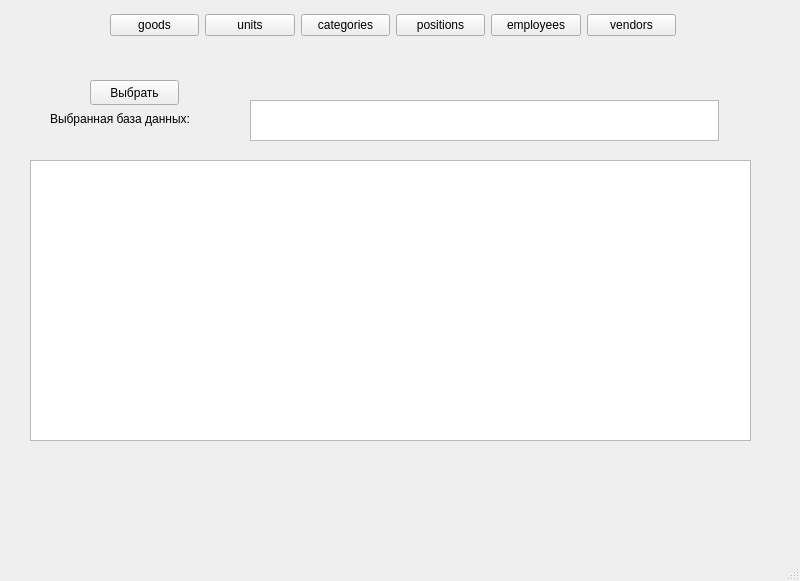
<?xml version="1.0" encoding="UTF-8"?>
<ui version="4.0">
 <class>MainWindow</class>
 <widget class="QMainWindow" name="MainWindow">
  <property name="geometry">
   <rect>
    <x>0</x>
    <y>0</y>
    <width>800</width>
    <height>581</height>
   </rect>
  </property>
  <property name="windowTitle">
   <string>MainWindow</string>
  </property>
  <widget class="QWidget" name="centralwidget">
   <widget class="QWidget" name="horizontalLayoutWidget">
    <property name="geometry">
     <rect>
      <x>30</x>
      <y>160</y>
      <width>721</width>
      <height>281</height>
     </rect>
    </property>
    <layout class="QHBoxLayout" name="horizontalLayout">
     <item>
      <widget class="QTableView" name="tableView"/>
     </item>
    </layout>
   </widget>
   <widget class="QTextEdit" name="textEdit">
    <property name="geometry">
     <rect>
      <x>250</x>
      <y>100</y>
      <width>469</width>
      <height>41</height>
     </rect>
    </property>
    <property name="readOnly">
     <bool>true</bool>
    </property>
   </widget>
   <widget class="QLabel" name="label">
    <property name="geometry">
     <rect>
      <x>50</x>
      <y>110</y>
      <width>181</width>
      <height>17</height>
     </rect>
    </property>
    <property name="text">
     <string>Выбранная база данных:</string>
    </property>
   </widget>
   <widget class="QPushButton" name="pushButton">
    <property name="geometry">
     <rect>
      <x>90</x>
      <y>80</y>
      <width>89</width>
      <height>25</height>
     </rect>
    </property>
    <property name="text">
     <string>Выбрать</string>
    </property>
   </widget>
   <widget class="QWidget" name="horizontalLayoutWidget_2">
    <property name="geometry">
     <rect>
      <x>110</x>
      <y>10</y>
      <width>566</width>
      <height>31</height>
     </rect>
    </property>
    <layout class="QHBoxLayout" name="horizontalLayout_2">
     <item>
      <widget class="QPushButton" name="pushButton_5">
       <property name="text">
        <string>goods</string>
       </property>
      </widget>
     </item>
     <item>
      <widget class="QPushButton" name="pushButton_4">
       <property name="text">
        <string>units</string>
       </property>
      </widget>
     </item>
     <item>
      <widget class="QPushButton" name="pushButton_3">
       <property name="text">
        <string>categories</string>
       </property>
      </widget>
     </item>
     <item>
      <widget class="QPushButton" name="pushButton_2">
       <property name="text">
        <string>positions</string>
       </property>
      </widget>
     </item>
     <item>
      <widget class="QPushButton" name="pushButton_7">
       <property name="text">
        <string>employees</string>
       </property>
      </widget>
     </item>
     <item>
      <widget class="QPushButton" name="pushButton_6">
       <property name="text">
        <string>vendors</string>
       </property>
      </widget>
     </item>
    </layout>
   </widget>
  </widget>
  <widget class="QMenuBar" name="menubar">
   <property name="geometry">
    <rect>
     <x>0</x>
     <y>0</y>
     <width>800</width>
     <height>22</height>
    </rect>
   </property>
  </widget>
  <widget class="QStatusBar" name="statusbar"/>
 </widget>
 <resources/>
 <connections/>
</ui>
